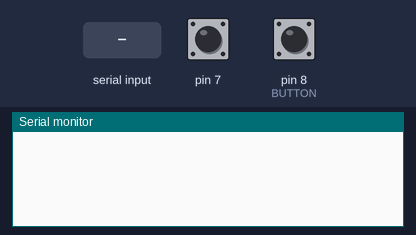
Bench run of a sketch on a simulated Arduino Uno, built with avr-gcc and run on an emulated ATmega328P. Parts: the last lines printed to the serial monitor. The inputs (shaded band) are chosen by the test bench; at power-on: pin 7 HIGH, pin 8 (BUTTON) HIGH.

Above: at 1.2 s.
1.3 s: pin 7 pulled LOW for 0.15 s
At 2.5 s:
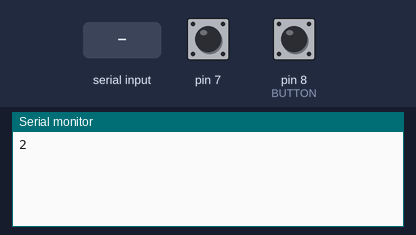
2.9 s: "1" received over Serial
At 4.5 s:
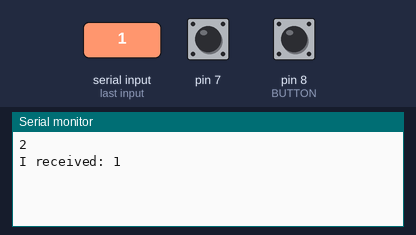
5.4 s: pin 8 (BUTTON) pulled LOW for 0.15 s
At 5.7 s:
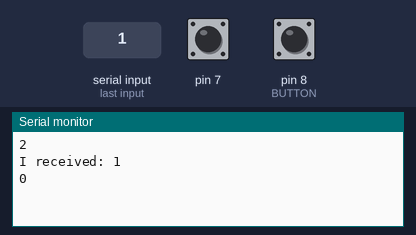
7.0 s: pin 8 (BUTTON) pulled LOW for 1 s
At 8.2 s:
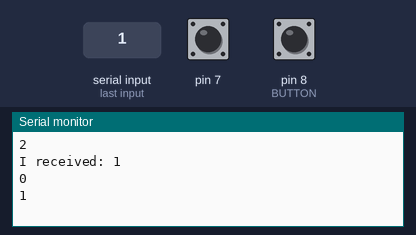
9.5 s: "0" received over Serial
At 11.0 s:
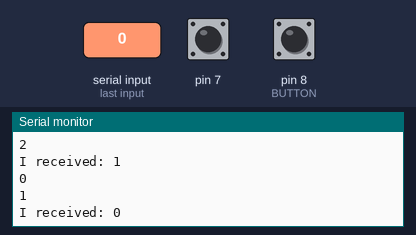

Measured:
- after the input at 1.3 s, the serial monitor: prints a new line at once (image 1)
- after the input at 2.9 s, the serial monitor: prints a new line after 1.0 s (image 2)
- after the input at 5.4 s, the serial monitor: prints a new line at once (image 3)
- after the input at 7.0 s, the serial monitor: prints a new line at once (image 4)
- after the input at 9.5 s, the serial monitor: prints a new line after 1.0 s (image 5)

The sketch:

IR_sensor.ino
```cpp
char dataString[50] = {0};
int a = 0, BUTTON = 8;

void setup() {
  pinMode(BUTTON, INPUT);
  pinMode(7, INPUT);
  digitalWrite(7, HIGH);
  digitalWrite(BUTTON, HIGH);
  Serial.begin(9600);              //Starting serial communication
}

bool pressed = false;
bool pressed2 = false;
int thing = 0;

void loop() {
  //Serial.println(digitalRead(BUTTON));
  if(digitalRead(BUTTON) == LOW) { //Low is pressed for buttons
    if(!pressed) {
      pressed = true;
      Serial.println(thing++);
    }
  } else {
    pressed = false;
  }

  if(digitalRead(7) == LOW) {
    if(!pressed2) {
      pressed2 = true;
      Serial.println(2);
    }
  } else {
    pressed2 = false;
  }

  if (Serial.available() > 0) {
    String incoming = Serial.readString();

    // say what you got:
    Serial.print("I received: ");
    Serial.println(incoming);
  }

  delay(20);
}
```
